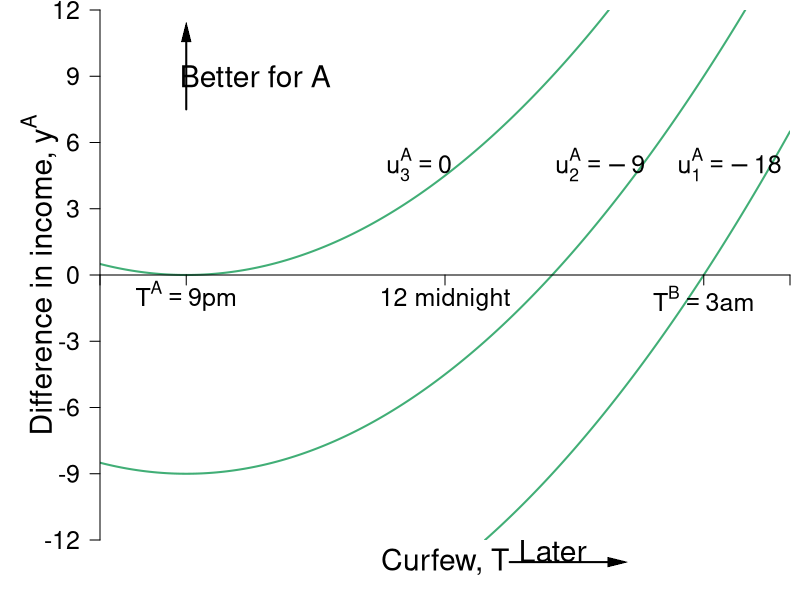

The R source for this figure:
#Graph Designer: Simon Halliday, Scott Cohn
#Authors: Bowles and Halliday
#Title: Coordination, Conflict and Competition: A Text in Microeconomics

library(shape)
pdf(file = "what_can_markets_do/curfew_indifference_a.pdf", width = 10, height = 8)

# Set parameters for graphics
axislabelsize <- 1.8
labelsize <- 1.5
namesize <- 1.8
annotatesize <- 1.5
graphlinewidth <- 2
segmentlinewidth <- 1.5

COL <- c("#7fc97f", "#beaed4", "#fdc086", "#ffff99", "#386cb0", "#f0027f", "#bf5b17", "#666666")
COLA <- c("#e0f3db", "#99d8c9","#66c2a4","#41ae76", "#238b45", "#005824")
COLB <- c("#c6dbef", "#4eb3d3", "#2b8cbe", "#0868ac","#084081")
COLC <- c("#fcfbfd", "#efedf5", "#dadaeb", "#bcbddc", "#9e9ac8", "#807dba", "#6a51a3", "#54278f", "#3f007d")
grays <- gray.colors(25, start = 1, end = 0, alpha = 1)

#Edited the margins to cater for the larger LHS labels
par(mar =  c(3, 5, 0.5, 0.5))

#proportion of wealth functions

MUb <- function(x, beta = 1/2, Tb = 9){
  2*beta*(Tb - x)
}

uA <- function(x, y, alpha = 1/2, Ta = 3){
  y - alpha*(Ta - x)^2
}

uB <- function(x, y, alpha = 1/2, Tb = 9){
  y + alpha*(Tb - x)^2
}
  
MUa <- function(x, alpha = 1/2, Ta = 3){
  -2*alpha*(Ta - x)
}


#Add limits on axes and levels of utility for each function 
ylims <- c(-12, 12)
xlims <- c(2, 10)
#a <- c(-7.5, 0, 7)
#a <- c(-18, -13.5, -9, -9/2, 0)
a <- c(-18,  -9, 0)

npts <- 501 
x <- seq(xlims[1], xlims[2], length.out = npts)
y <- seq(ylims[1], ylims[2], length.out = npts) 

plot(0, 0, xlim = xlims, ylim = ylims, type = "n",
     xlab = expression(paste("")),
     ylab = expression(paste("")), 
     xaxt = "n", 
     yaxt = "n", 
     cex.lab = axislabelsize, 
     bty = "n", 
     xaxs = "i", 
     yaxs = "i"
)
contour(x, y, 
        outer(x, y, uA),
        drawlabels = FALSE,
        col = COLA[4],
        lwd = graphlinewidth,
        levels = a, 
        xaxs = "i", 
        yaxs = "i", 
        add = TRUE)


#x and y limits with plain axes without ticks/numbers to match previous graph; y axes on both sides

ticksx <- c(2, 3, 6, 9, 10)
xlabels <- c(NA, expression(paste(T^A == 9*p*m)), expression(paste("12 midnight")),  expression(paste(T^B  == 3*a*m)), NA)
#ticksy <- c(0, MUa(x = 7.5), MUa(x = 6), MUb(x = 7.5), ylims[2])
#ylabels <- c(NA, expression(paste(-u[T]^A*(T*minute))), expression(paste(-u[T]^A == u[T]^B)), expression(paste(u[T]^B*(T*minute))), NA)
#ticksy <- c(ylims[1], ylims[2])
ticksy <- seq(-12, 12, 3)
ylabels <- seq(-12, 12, 3)

axis(1, at = ticksx,  pos = 0, labels = xlabels, cex.axis = labelsize)
axis(2, at = ticksy,  pos = 2, labels = ylabels, las = 1, cex.axis = labelsize)
#axis(4, at = ticksy2, pos = 9, labels = FALSE, las = 1, cex.axis = labelsize)


#Disutility polygon
# xrent <- c(3, 4.5, 9, 3)
# yrent <- c(MUa(3), MUa(4.5, alpha = 3/4), MUb(9), MUa(3))
# polygon(xrent, yrent, col = COL[4], density = NULL, border = NA)


npts <- 503 
xx1 <- seq(xlims[1], xlims[2], length.out = npts)
xx2 <- seq(0, xlims[2], length.out = npts)
xx3 <- seq(xlims[1], 0, length.out = npts)
xx4 <- seq(-11, 0, length.out = npts)
xx5 <- seq(xlims[1], xlims[2], length.out = npts)

#Axis labels and draw linear utility functions
text(6, -13, expression(paste("Curfew, T")), xpd = TRUE, cex = axislabelsize, srt = 0) 
#text(, side = 1, line = 2, cex = axislabelsize)
text(xlims[1] - 0.7, 0, expression(paste("Difference in income, ", y^A)), xpd = TRUE, cex = axislabelsize, srt = 90) 

# lines(xx1, MUb(xx1), col = COLB[4], lwd = graphlinewidth)
#lines(xx1, MUa(xx1), col = COLA[5], lwd = graphlinewidth)
#lines(xx5, MUa(xx5, alpha = 3/4), col = COLA[5], lwd = segmentlinewidth, lty = 1)
#lines(xx1, MUb(xx1, beta = 1/4), col = COLB[4], lwd = segmentlinewidth, lty = 1)

#Label points on line

# text(6, MUa(6) + 0.2, expression(paste(i)), cex = labelsize)
# segments(6, 0, 6, MUa(6), lty = 2, col = grays[20], lwd = segmentlinewidth)
# segments(0, MUa(6), 6, MUa(6), lty = 2, col = grays[20], lwd = segmentlinewidth)
# points(6, MUa(6), pch = 16, col = "black", cex = 1.5)

# text(7.5 + 0.1, MUa(7.5) - 0.1, expression(paste(g)), cex = labelsize)
# segments(7.5, MUb(7.5), 0, MUb(7.5), lty = 2, col = grays[20], lwd = segmentlinewidth)
# segments(7.5, MUa(7.5), 0, MUa(7.5), lty = 2, col = grays[20], lwd = segmentlinewidth)
# segments(7.5, 0, 7.5, MUa(7.5), lty = 2, col = grays[20], lwd = segmentlinewidth)
# points(7.5, MUb(7.5), pch = 16, col = "black", cex = 1.5)

# text(7.5 + 0.1, MUb(7.5) + 0.1, expression(paste(h)), cex = labelsize)
# points(7.5, MUa(7.5), pch = 16, col = "black", cex = 1.5)

#Label relevant points on axes

#text(20, -.9, expression(paste("x*")), xpd = TRUE, cex = labelsize)
#text(33, -.9, expression(paste("a"[x])), xpd = TRUE, cex = labelsize)

#text(-2, 33, expression(paste(-u[x]^B*(x*minute))),  xpd = TRUE, cex = labelsize)
#text(-2, 7, expression(paste(u[x]^A*(x*minute))),  xpd = TRUE, cex = labelsize)

# text(4, 4, expression(paste("B's marginal disutility")), xpd = TRUE, cex = labelsize)
# text(4, 3.5, expression(paste(u[T]^B == 2*beta*(T^B - T))), xpd = TRUE, cex = labelsize)
# #text(4, 5.5, expression(paste(beta == frac(1,2))), xpd = TRUE, cex = labelsize)
# text(3.8, 3, expression(paste(beta == frac(1,4))), xpd = TRUE, cex = labelsize)


# text(7.75, 5.5, expression(paste("-A's marginal disutility ")),  xpd = TRUE, cex = labelsize)
# text(7.75, 5.2, expression(paste(-u[T]^A == -2*alpha*(T^A - T))),  xpd = TRUE, cex = labelsize)
# #text(7.75, 5.5, expression(paste(alpha == frac(1,2))), xpd = TRUE, cex = labelsize)
# text(7.75, 4.7, expression(paste(alpha == frac(3,4))), xpd = TRUE, cex = labelsize)

#Better for A arrow and label
text(3.8, 9, expression(paste("Better for A")), 
     xpd = TRUE, cex = axislabelsize )
Arrows(3, 7.5, 3, 11,
       col = "black", lty = 1, lwd = 2, 
       arr.type = "triangle",
       arr.lwd = 0.5, code = 2)
#arrows(6, 6, 3, 8, xpd = TRUE, length=0.1,angle=40,lwd=3)

text(9.3, 5, expression(paste( u[1]^A == -18 )), xpd = TRUE, cex = labelsize)
text(7.8, 5, expression(paste( u[2]^A == -9)), xpd = TRUE, cex = labelsize)
text(5.7, 5, expression(paste( u[3]^A == 0)), xpd = TRUE, cex = labelsize)

#Axis arrow
Arrows(6.75, -13, 8, -13,
       col = "black", lty = 1, lwd = 2, 
       arr.type = "triangle", xpd = TRUE,
       arr.lwd = 0.5, code = 2)

text(7.25, -12.5, expression(paste("Later")), 
     xpd = TRUE, cex = axislabelsize )

dev.off()
